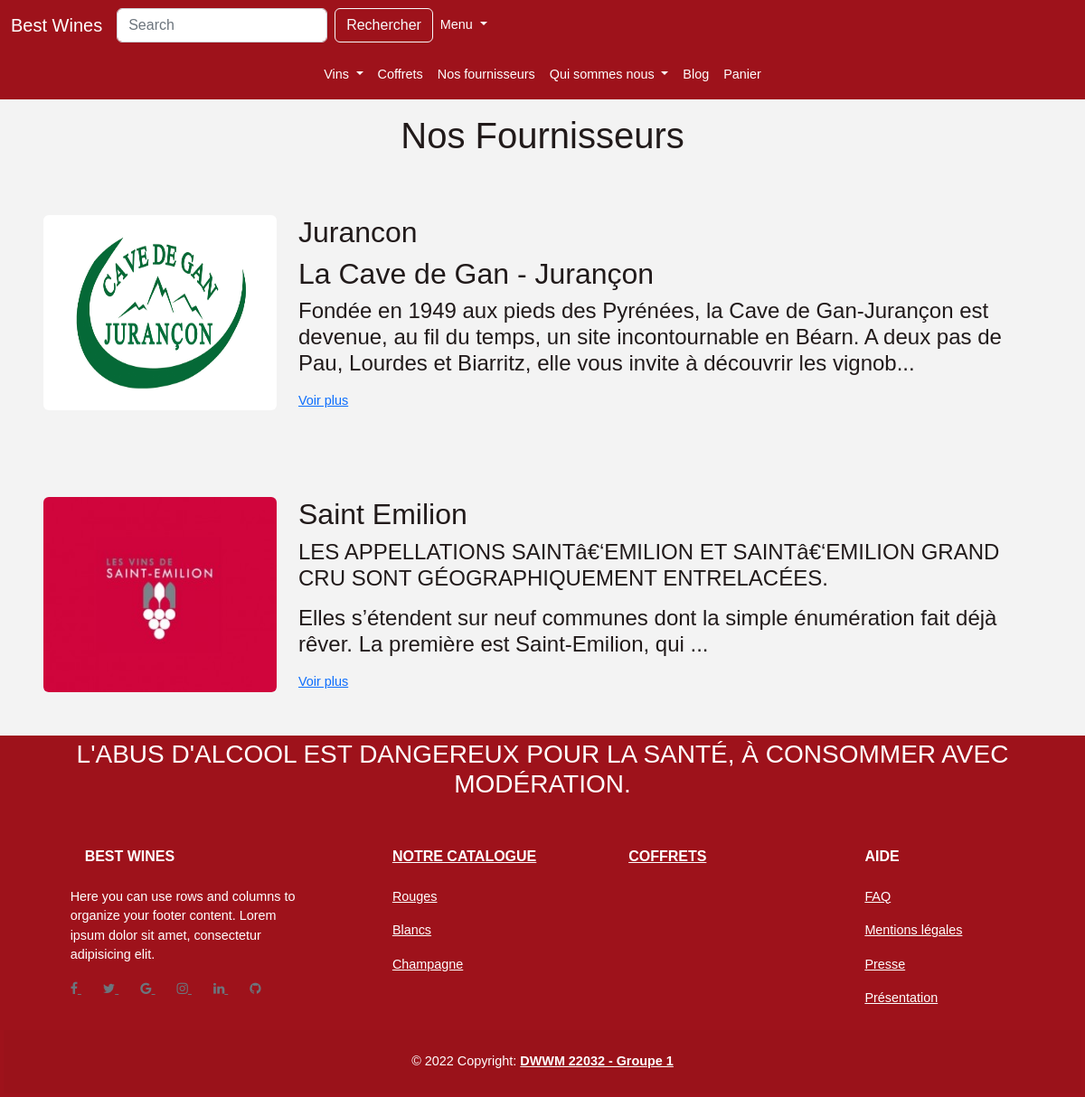
Page /nos-fournisseurs on the committed database.
### tables this page shows
CREATE TABLE `supplier` (
  `id` int(11) NOT NULL,
  `name` varchar(255) NOT NULL,
  `content` text NOT NULL,
  `image_supp` varchar(255) NOT NULL
);

### core/Controller.php (called while the page is built, shortened)
<?php
abstract class Controller
{
    public function renderView(string $view_name, array $params = []): void
    {
        extract($params);
        require_once "src/views/$view_name.php";
        require_once 'src/views/layout.php';
    }
}

### src/controllers/SupplierController.php (called while the page is built, shortened)
<?php
class SupplierController extends Controller
{
    public function showFournisseur()
    {
        $supplier = new Supplier;
        $suppliers =  $supplier->findAll();
        $this->renderView('fournisseur/index', compact('suppliers'));
    }
}

### core/Router.php (called while the page is built, shortened)
<?php
class Router
{
    private static array $routes = [];
    public static function register(string $request, string $action) : void
    {
        self::$routes[$request] = $action;
    }
    public static function resolve(string $request_uri) : void
    {
        $request_uri = explode("?", $request_uri)[0];
        [$controller_name , $action_name] = explode('::', self::$routes[$request_uri]);
        $instance = new $controller_name();
        call_user_func_array([$instance, $action_name], []);
    }
}

### index.php (called while the page is built, shortened)
<?php
$request_uri = str_replace(BASE_DIR, '', $_SERVER['REQUEST_URI']);
try {
    Router::resolve($request_uri);
}catch (Exception $e)
{
    echo $e->getMessage();
}

### core/Database.php (called while the page is built, shortened)
<?php
class Database
{
    private static \PDO|null $instance = null;
    public static function getPdo(): \PDO
    {
        if (self::$instance == null){
            try {
                self::$instance = new \PDO(
                    "mysql:host=".$_ENV['DATABASE_HOST'].";dbname=".$_ENV['DATABASE_NAME'],
                    $_ENV['DATABASE_USERNAME'],
                    $_ENV['DATABASE_PASSWORD'],
                    [
                        \PDO::ATTR_ERRMODE => \PDO::ERRMODE_EXCEPTION,
                        \PDO::ATTR_DEFAULT_FETCH_MODE => \PDO::FETCH_ASSOC
                    ]
                );
            }catch (\PDOException $exception){
                echo $exception->getMessage();
                die;
            }
        }
        return  self::$instance;
    }
}

### core/Model.php (called while the page is built, shortened)
<?php
abstract class Model
{
    protected \PDO $pdo;
    protected string $table_name;
    public function __construct()
    {
        $this->pdo = Database::getPdo();
    }
    public function findAll(): array
    {
        $stmt = $this->pdo->prepare(
            "SELECT * FROM {$this->table_name}"
        );
        $stmt->setFetchMode(\PDO::FETCH_ASSOC);
        $stmt->execute();
        return $stmt->fetchAll();
    }
}

### src/views/fournisseur/index.php (the view, shortened to what this page needs)
<h1 class="text-center m-3">Nos Fournisseurs</h1>
<?php foreach ($suppliers as $supplier) : ?>
    <div class="container-fluid p-5">
        <div class="row content">
            <div class="col-lg-3 centerCard ">
                <img src="<?= BASE_DIR ?>/uploads/blog/<?= $supplier['image_supp']; ?>" alt="" class="rounded card-bw">
            </div>
            <div class="col-lg-9 ">
                <h2><?= $supplier['name'] ?></h2>
                <div class="h4"><?= substr($supplier['content'], 0, 300) ?>...</div>
                <a href="<?= BASE_DIR ?>/blog/details?id=<?= $supplier['id'] ?>">Voir plus</a>
            </div>
        </div>
    </div>
<?php endforeach ?><div>

### assets/styles/css/style.css (style rules this page uses)
.card-bw { max-height: 250px !important; max-width: 350px !important; height: 100%; width: 100%; }
body { font-family: Arial; color: #211a1a; font-size: 0.9em; background-color: #f3f3f3; ; }
.centerCard { display: flex !important; justify-content: center !important; align-content: center !important; }

### rows in the picture
supplier: image_supp (picture), name "Jurancon", content "La Cave de Gan - Jurançon Fondée en 1949 aux pieds des Pyrénées, la Cave de Gan-Jurançon est devenue, au fil du temps, un site incontournable en Béarn. A deux pas de Pau, Lourdes et Biarritz, elle vous invite à découvrir les vignob"
supplier: image_supp (picture), name "Saint Emilion", content "LES APPELLATIONS SAINTâ€‘EMILION ET SAINTâ€‘EMILION GRAND CRU SONT GÉOGRAPHIQUEMENT ENTRELACÉES. Elles s’étendent sur neuf communes dont la simple énumération fait déjà rêver. La première est Saint-Emilion, qui"
